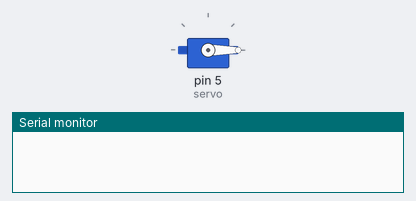
Bench run of a sketch on a simulated Arduino Uno, built with avr-gcc and run on an emulated ATmega328P. On the bench: servo, the last lines printed to the serial monitor. Wiring (inferred from the names in the program): servo: signal pin 5. Servo pulses on a pin are drawn as a servo (544–2400 µs = 0–180°).

Above: at 0.05 s.
At 5.95 s:
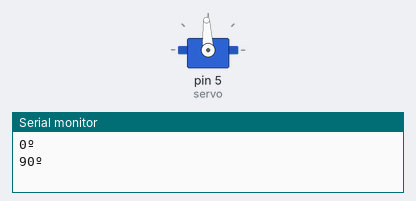
Timing chart, 0 to 7.8 s (numbered marks = the images above):
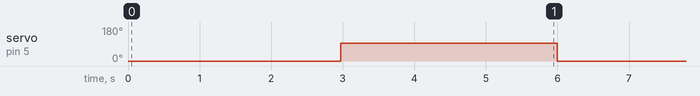

The sketch:

Servomotor.ino
```cpp
int servo = 5;

void setup (){
  pinMode(servo, OUTPUT);
   Serial.begin(115200);
}
void loop (){

 // ============>(0º)<===============
  for (int Hz =0; Hz < 50 ; Hz++){ //repetimos la instrucion 50 veces
    digitalWrite(servo, HIGH);
    delayMicroseconds(400); // llevamos 0º
    digitalWrite(servo, LOW);
    delay(19);
    }
    Serial.println("0º");
    delay(2000);

// ============>(90º)<===============
  for (int Hz =0; Hz < 50 ; Hz++){ //repetimos la instrucion 50 veces
    digitalWrite(servo, HIGH);
    delayMicroseconds(1500); // llevamos 90º
    digitalWrite(servo, LOW);
    delay(19);
    }
    Serial.println("90º");
    delay(2000);
}
```

Measured:
- by itself, servo on pin 5 (servo): alternates 93° for 3.0 s and 0° for 3.0 s
